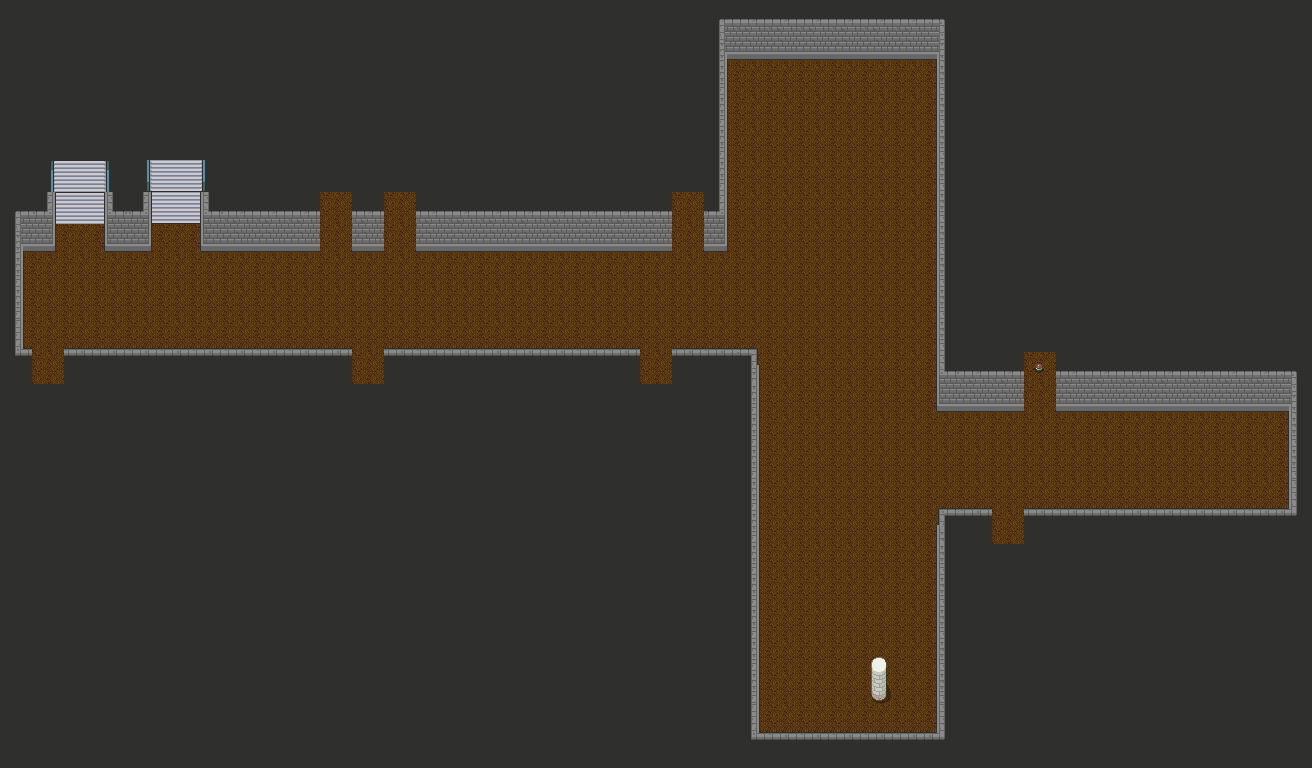

A level layout from a 2D game, rendered from its tile map. Below: a short description, then the map file with tile-grid data replaced by summaries:
An orthogonal 41x24 tile map with 32x32 px tiles, 3 tile layers (floor, stairs, wall), 3 tilesets and 3 objects (down, up, 21N205).

<map version="1.8" tiledversion="1.8.5" orientation="orthogonal" renderorder="right-down" width="41" height="24" tilewidth="32" tileheight="32" infinite="0" nextlayerid="8" nextobjectid="11">
 <tileset firstgid="1" source="assets/pokemon_v2.tsx" />
 <tileset firstgid="987" source="assets/Dungeon_v2.tsx" />
 <tileset firstgid="1215" source="assets/Slates_v2.tsx" />
 <layer id="4" name="floor" width="41" height="24">
  <data>[984 cells, 984 non-empty, 2 distinct tile ids]</data>
 </layer>
 <layer id="2" name="stairs" width="41" height="24">
  <data>[984 cells, 56 non-empty, 12 distinct tile ids]</data>
 </layer>
 <layer id="1" name="wall" width="41" height="24">
  <data>[984 cells, 273 non-empty, 32 distinct tile ids]</data>
 </layer>
 <objectgroup id="6" name="door">
  <object id="1" name="down" x="80.6667" y="177.667">
   <properties>
    <property name="nextDirection" value="DOWN" />
    <property name="nextMap" value="21N1" />
    <property name="nextX" type="int" value="5" />
    <property name="nextY" type="int" value="16" />
   </properties>
  </object>
  <object id="2" name="up" x="178" y="177.667">
   <properties>
    <property name="nextDirection" value="DOWN" />
    <property name="nextMap" value="21N3" />
    <property name="nextX" type="int" value="2" />
    <property name="nextY" type="int" value="16" />
   </properties>
  </object>
  <object id="9" name="21N205" x="1039.67" y="368.75">
   <properties>
    <property name="nextDirection" value="UP" />
    <property name="nextMap" value="21N205" />
    <property name="nextX" type="int" value="1" />
    <property name="nextY" type="int" value="1" />
   </properties>
  </object>
 </objectgroup>
</map>
